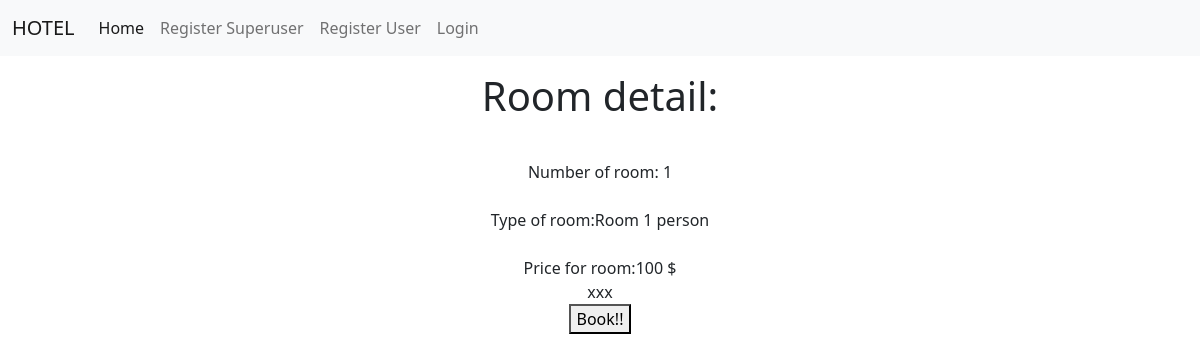
The page /877f6ea7-3851-4eaf-b5ff-6aa52e4b3c0d/ on the database its author committed.
### account/models.py (models this page shows, shortened)
class Room(models.Model):
    id = models.UUIDField(primary_key=True, default=uuid.uuid4, editable=False)
    room_type_id = models.ForeignKey(RoomType, on_delete=models.CASCADE)
    room_status_id = models.ForeignKey(RoomStatus, on_delete=models.CASCADE)
    room_no = models.CharField(max_length=5, unique=True)
    price = models.CharField(max_length=10)
    created_at = models.DateTimeField(auto_now_add=True, null=True)
    updated_at = models.DateTimeField(auto_now=True, null=True)
    is_active = models.BooleanField(default=False)

class RoomType(models.Model):
    id = models.UUIDField(primary_key=True, default=uuid.uuid4, editable=False)
    type = models.CharField(max_length=30, unique=True)
    price = models.CharField(max_length=10)
    created_at = models.DateTimeField(auto_now_add=True, null=True)
    updated_at = models.DateTimeField(auto_now=True, null=True)
    def __str__(self):
        return f'Room {self.type}  person' #price: {self.price}'

### account/views.py (the view)
# urls.py: path('<uuid:room_pk>/', views.room_detail_view, name='room_detail_view'),
def room_detail_view(request, room_pk):
    room_detail = get_object_or_404(Room, pk=room_pk) #mozna dawać room_pk albo room_id
    context = {'room_detail': room_detail}
    return render(request, 'rooms/room_detail_view.html', context)

### account/templates/rooms/room_detail_view.html (shortened to what this page needs)
{% extends 'base.html' %}
{% block content %}
<div class="container text-center">
<p><h1> Room detail:</h1></p>
<br>Number of room:  {{ room_detail.room_no }}</br>
<br>Type of room:{{ room_detail.room_type_id }}</br>
<br>Price for room:{{ room_detail.price }}</br>
    xxx
<form action="#" method="POST" xxx>
<button type="submit"> Book!! </button>
</div>
{% endblock %}

### rows shown on the page
Room: room_no "1", room_type_id "Room 1 person", price "100 $"
